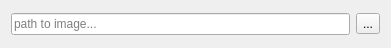
<?xml version="1.0" encoding="UTF-8"?>
<ui version="4.0">
 <class>Form</class>
 <widget class="QWidget" name="Form">
  <property name="geometry">
   <rect>
    <x>0</x>
    <y>0</y>
    <width>391</width>
    <height>48</height>
   </rect>
  </property>
  <property name="windowTitle">
   <string>Form</string>
  </property>
  <layout class="QHBoxLayout" name="horizontalLayout_2">
   <item>
    <layout class="QVBoxLayout" name="verticalLayout_2">
     <item>
      <layout class="QHBoxLayout" name="horizontalLayout">
       <item>
        <widget class="QLineEdit" name="path">
         <property name="minimumSize">
          <size>
           <width>100</width>
           <height>0</height>
          </size>
         </property>
         <property name="dragEnabled">
          <bool>true</bool>
         </property>
         <property name="placeholderText">
          <string>path to image...</string>
         </property>
        </widget>
       </item>
       <item>
        <widget class="QToolButton" name="browse">
         <property name="text">
          <string>...</string>
         </property>
        </widget>
       </item>
      </layout>
     </item>
    </layout>
   </item>
  </layout>
 </widget>
 <resources/>
 <connections/>
</ui>
